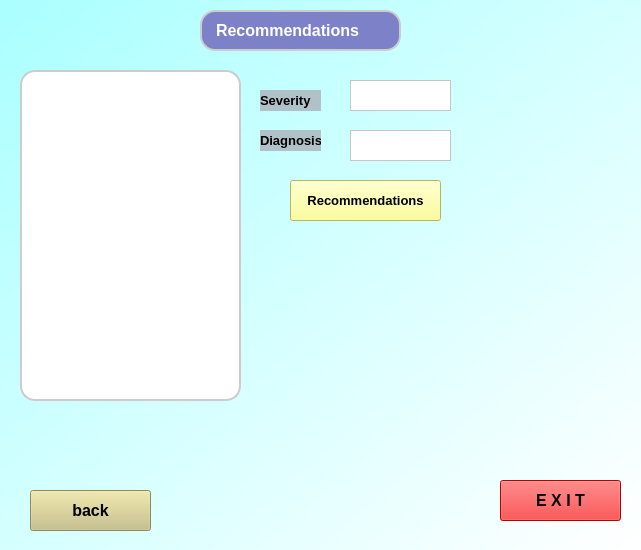
<?xml version="1.0" encoding="UTF-8"?>
<ui version="4.0">
 <class>Form</class>
 <widget class="QWidget" name="Form">
  <property name="geometry">
   <rect>
    <x>0</x>
    <y>0</y>
    <width>641</width>
    <height>550</height>
   </rect>
  </property>
  <property name="windowTitle">
   <string>Form</string>
  </property>
  <property name="styleSheet">
   <string notr="true">background-color:qlineargradient(spread:pad, x1:0, y1:0, x2:1, y2:1, stop:0 rgba(170, 255, 255, 255), stop:1 rgba(255, 255, 255, 255))</string>
  </property>
  <widget class="QLabel" name="label">
   <property name="geometry">
    <rect>
     <x>200</x>
     <y>10</y>
     <width>201</width>
     <height>41</height>
    </rect>
   </property>
   <property name="font">
    <font>
     <pointsize>-1</pointsize>
     <weight>75</weight>
     <bold>true</bold>
    </font>
   </property>
   <property name="styleSheet">
    <string notr="true">padding:2px,3px;
border: 2px solid #ccc; /* Add a border for the text field */
  border-radius: 15px; /* Adjust the border-radius to control the curve */
  padding: 10px; /* Add padding for better spacing */
  width: 200px; /* Adjust the width as needed */
  font-size: 16px;
color: rgb(255, 255, 255);
background-color: rgb(125, 129, 200);</string>
   </property>
   <property name="text">
    <string>Recommendations</string>
   </property>
  </widget>
  <widget class="QLabel" name="label_2">
   <property name="geometry">
    <rect>
     <x>20</x>
     <y>70</y>
     <width>221</width>
     <height>331</height>
    </rect>
   </property>
   <property name="styleSheet">
    <string notr="true">background-color: rgb(255, 255, 255);

padding:2px,3px;
border: 2px solid #ccc; /* Add a border for the text field */
  border-radius: 15px; /* Adjust the border-radius to control the curve */
  padding: 10px; /* Add padding for better spacing */
  width: 200px; /* Adjust the width as needed */
  font-size: 16px;</string>
   </property>
   <property name="text">
    <string/>
   </property>
   <property name="pixmap">
    <pixmap resource="medication.qrc">:/newPrefix/medication(doc).png</pixmap>
   </property>
   <property name="scaledContents">
    <bool>true</bool>
   </property>
  </widget>
  <widget class="QLabel" name="label_3">
   <property name="geometry">
    <rect>
     <x>260</x>
     <y>90</y>
     <width>61</width>
     <height>21</height>
    </rect>
   </property>
   <property name="font">
    <font>
     <pointsize>10</pointsize>
     <weight>75</weight>
     <bold>true</bold>
    </font>
   </property>
   <property name="styleSheet">
    <string notr="true">background-color: rgb(176, 194, 200);</string>
   </property>
   <property name="text">
    <string>Severity</string>
   </property>
  </widget>
  <widget class="QTextEdit" name="textEdit">
   <property name="geometry">
    <rect>
     <x>350</x>
     <y>80</y>
     <width>101</width>
     <height>31</height>
    </rect>
   </property>
   <property name="styleSheet">
    <string notr="true">background-color: rgb(255, 255, 255);</string>
   </property>
  </widget>
  <widget class="QTextEdit" name="textEdit_2">
   <property name="geometry">
    <rect>
     <x>350</x>
     <y>130</y>
     <width>101</width>
     <height>31</height>
    </rect>
   </property>
   <property name="styleSheet">
    <string notr="true">background-color: rgb(255, 255, 255);</string>
   </property>
  </widget>
  <widget class="QLabel" name="label_4">
   <property name="geometry">
    <rect>
     <x>260</x>
     <y>130</y>
     <width>61</width>
     <height>21</height>
    </rect>
   </property>
   <property name="font">
    <font>
     <pointsize>10</pointsize>
     <weight>75</weight>
     <bold>true</bold>
    </font>
   </property>
   <property name="styleSheet">
    <string notr="true">background-color: rgb(176, 194, 200);</string>
   </property>
   <property name="text">
    <string>Diagnosis</string>
   </property>
  </widget>
  <widget class="QPushButton" name="pushButton">
   <property name="geometry">
    <rect>
     <x>290</x>
     <y>180</y>
     <width>151</width>
     <height>41</height>
    </rect>
   </property>
   <property name="font">
    <font>
     <pointsize>10</pointsize>
     <weight>75</weight>
     <bold>true</bold>
    </font>
   </property>
   <property name="styleSheet">
    <string notr="true">background-color: rgb(255, 255, 127);</string>
   </property>
   <property name="text">
    <string>Recommendations</string>
   </property>
  </widget>
  <widget class="QPushButton" name="pushButton_3">
   <property name="geometry">
    <rect>
     <x>30</x>
     <y>490</y>
     <width>121</width>
     <height>41</height>
    </rect>
   </property>
   <property name="font">
    <font>
     <pointsize>12</pointsize>
     <weight>75</weight>
     <bold>true</bold>
    </font>
   </property>
   <property name="styleSheet">
    <string notr="true">background-color: rgb(200, 192, 129);</string>
   </property>
   <property name="text">
    <string>back</string>
   </property>
  </widget>
  <widget class="QPushButton" name="pushButton_4">
   <property name="geometry">
    <rect>
     <x>500</x>
     <y>480</y>
     <width>121</width>
     <height>41</height>
    </rect>
   </property>
   <property name="font">
    <font>
     <pointsize>12</pointsize>
     <weight>75</weight>
     <bold>true</bold>
    </font>
   </property>
   <property name="styleSheet">
    <string notr="true">background-color: rgb(255, 0, 0);</string>
   </property>
   <property name="text">
    <string>E X I T</string>
   </property>
  </widget>
 </widget>
 <resources>
  <include location="medication.qrc"/>
 </resources>
 <connections/>
</ui>
